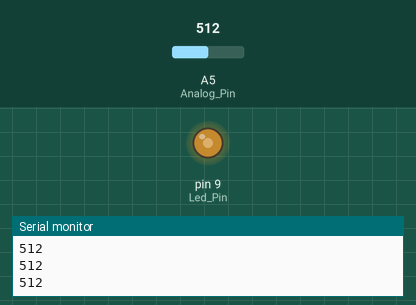
Simulated run of this sketch. Board: Arduino Uno, built with avr-gcc and run on an emulated ATmega328P. Parts: output pins drawn as LEDs (lit = HIGH), the last lines printed to the serial monitor. The inputs (shaded band) are chosen by the test bench; at power-on: A5 (Analog_Pin) = 512.

Above: at 1.2 s.
1.3 s: A5 (Analog_Pin) set to 716
At 2.0 s:
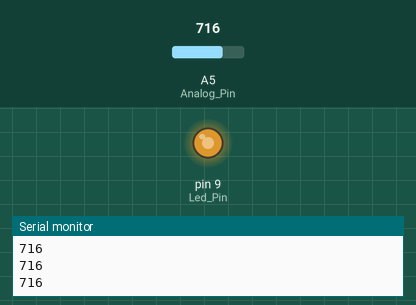
2.8 s: A5 (Analog_Pin) set to 900
At 3.3 s:
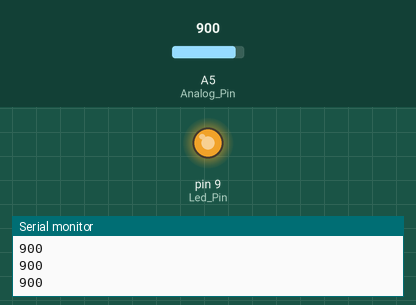
4.3 s: A5 (Analog_Pin) set to 122
At 4.7 s:
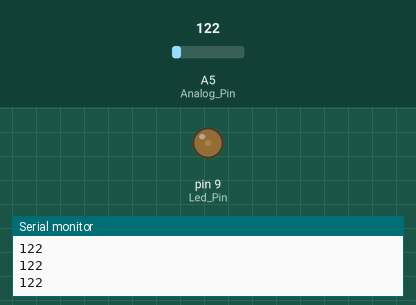
5.8 s: A5 (Analog_Pin) set to 0
At 7.0 s:
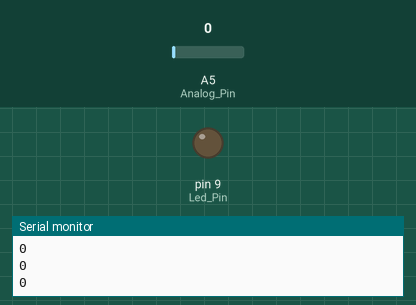
7.3 s: A5 (Analog_Pin) set to 511
At 8.5 s:
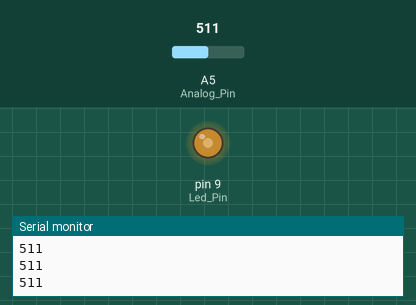
Timing chart, 0 to 9.8 s (numbered marks = the images above; inputs shaded):
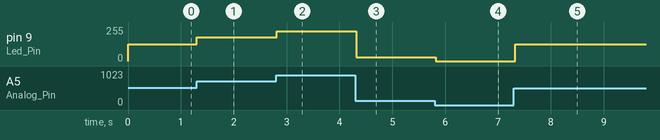

Measured:
- after the input at 1.3 s, pin 9 (Led_Pin): 127/255 → 178/255 at once
- after the input at 2.8 s, pin 9 (Led_Pin): 178/255 → 224/255 at once
- after the input at 4.3 s, pin 9 (Led_Pin): 224/255 → 30/255 at once
- after the input at 5.8 s, pin 9 (Led_Pin): 30/255 → 0/255 at once
- after the input at 7.3 s, pin 9 (Led_Pin): 0/255 → 127/255 at once

The sketch:

sketch_jan12a.ino
```cpp
int Led_Pin = 9;
int Switch_Pin = 5;
int Analog_Pin = A5;

void setup() {
  Serial.begin(9600);
  //pinMode(Switch_Pin, INPUT_PULLUP);
  pinMode(Led_Pin, OUTPUT);
}

void loop() {
  int val = analogRead(Analog_Pin); // 0V (0) ~ 5V (1023)

  Serial.println(val); // send data

  val = map(val, 0, 1023, 0, 255); // 0 (0) ~ 1023 (255)
  analogWrite(Led_Pin, val); // Pulse Width Modulation (duration)

  delay(100);
}
```
